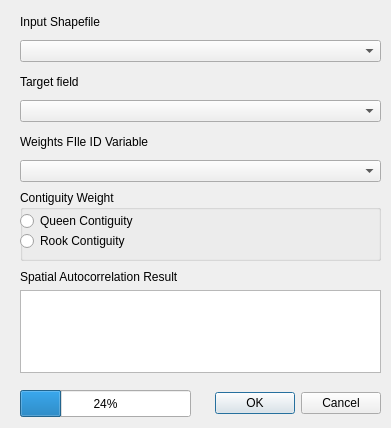
<?xml version="1.0" encoding="UTF-8"?>
<ui version="4.0">
 <class>Dialog</class>
 <widget class="QDialog" name="Dialog">
  <property name="geometry">
   <rect>
    <x>0</x>
    <y>0</y>
    <width>391</width>
    <height>428</height>
   </rect>
  </property>
  <property name="windowTitle">
   <string>Dialog</string>
  </property>
  <widget class="QDialogButtonBox" name="buttonBox">
   <property name="geometry">
    <rect>
     <x>110</x>
     <y>390</y>
     <width>271</width>
     <height>27</height>
    </rect>
   </property>
   <property name="orientation">
    <enum>Qt::Horizontal</enum>
   </property>
   <property name="standardButtons">
    <set>QDialogButtonBox::Cancel|QDialogButtonBox::Ok</set>
   </property>
  </widget>
  <widget class="QWidget" name="layoutWidget">
   <property name="geometry">
    <rect>
     <x>20</x>
     <y>10</y>
     <width>361</width>
     <height>52</height>
    </rect>
   </property>
   <layout class="QVBoxLayout" name="VLayout_1">
    <item>
     <widget class="QLabel" name="label1">
      <property name="text">
       <string>Input Shapefile</string>
      </property>
     </widget>
    </item>
    <item>
     <widget class="QComboBox" name="inShape"/>
    </item>
   </layout>
  </widget>
  <widget class="QWidget" name="layoutWidget_2">
   <property name="geometry">
    <rect>
     <x>20</x>
     <y>70</y>
     <width>361</width>
     <height>52</height>
    </rect>
   </property>
   <layout class="QVBoxLayout" name="VLayout_2">
    <item>
     <widget class="QLabel" name="label2">
      <property name="text">
       <string>Target field</string>
      </property>
     </widget>
    </item>
    <item>
     <widget class="QComboBox" name="inField"/>
    </item>
   </layout>
  </widget>
  <widget class="QWidget" name="verticalLayoutWidget">
   <property name="geometry">
    <rect>
     <x>20</x>
     <y>270</y>
     <width>361</width>
     <height>103</height>
    </rect>
   </property>
   <layout class="QVBoxLayout" name="VLayout_5">
    <item>
     <widget class="QLabel" name="label5">
      <property name="text">
       <string>Spatial Autocorrelation Result</string>
      </property>
     </widget>
    </item>
    <item>
     <widget class="QTextEdit" name="SAresult">
      <property name="enabled">
       <bool>true</bool>
      </property>
     </widget>
    </item>
   </layout>
  </widget>
  <widget class="QWidget" name="layoutWidget_4">
   <property name="geometry">
    <rect>
     <x>20</x>
     <y>130</y>
     <width>361</width>
     <height>52</height>
    </rect>
   </property>
   <layout class="QVBoxLayout" name="VLayout_3">
    <item>
     <widget class="QLabel" name="label3">
      <property name="text">
       <string>Weights FIle ID Variable</string>
      </property>
     </widget>
    </item>
    <item>
     <widget class="QComboBox" name="idVariable"/>
    </item>
   </layout>
  </widget>
  <widget class="QGroupBox" name="groupBox">
   <property name="geometry">
    <rect>
     <x>20</x>
     <y>190</y>
     <width>361</width>
     <height>71</height>
    </rect>
   </property>
   <property name="title">
    <string>Contiguity Weight</string>
   </property>
   <widget class="QRadioButton" name="queen">
    <property name="geometry">
     <rect>
      <x>0</x>
      <y>20</y>
      <width>359</width>
      <height>22</height>
     </rect>
    </property>
    <property name="text">
     <string>Queen Contiguity</string>
    </property>
   </widget>
   <widget class="QRadioButton" name="rook">
    <property name="geometry">
     <rect>
      <x>0</x>
      <y>40</y>
      <width>359</width>
      <height>22</height>
     </rect>
    </property>
    <property name="text">
     <string>Rook Contiguity</string>
    </property>
   </widget>
  </widget>
  <widget class="QProgressBar" name="progressBar">
   <property name="geometry">
    <rect>
     <x>20</x>
     <y>390</y>
     <width>171</width>
     <height>27</height>
    </rect>
   </property>
   <property name="value">
    <number>24</number>
   </property>
  </widget>
 </widget>
 <resources/>
 <connections>
  <connection>
   <sender>buttonBox</sender>
   <signal>accepted()</signal>
   <receiver>Dialog</receiver>
   <slot>accept()</slot>
   <hints>
    <hint type="sourcelabel">
     <x>248</x>
     <y>254</y>
    </hint>
    <hint type="destinationlabel">
     <x>157</x>
     <y>274</y>
    </hint>
   </hints>
  </connection>
  <connection>
   <sender>buttonBox</sender>
   <signal>rejected()</signal>
   <receiver>Dialog</receiver>
   <slot>reject()</slot>
   <hints>
    <hint type="sourcelabel">
     <x>316</x>
     <y>260</y>
    </hint>
    <hint type="destinationlabel">
     <x>286</x>
     <y>274</y>
    </hint>
   </hints>
  </connection>
 </connections>
</ui>
